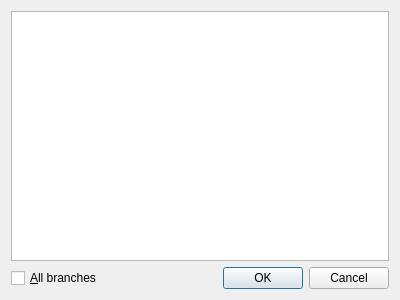
<?xml version="1.0" encoding="UTF-8"?>
<ui version="4.0">
 <class>DeleteBranchDialog</class>
 <widget class="QDialog" name="DeleteBranchDialog">
  <property name="geometry">
   <rect>
    <x>0</x>
    <y>0</y>
    <width>400</width>
    <height>300</height>
   </rect>
  </property>
  <property name="windowTitle">
   <string>Delete Branch</string>
  </property>
  <layout class="QVBoxLayout" name="verticalLayout">
   <item>
    <widget class="QListWidget" name="listWidget"/>
   </item>
   <item>
    <layout class="QHBoxLayout" name="horizontalLayout">
     <item>
      <widget class="QCheckBox" name="checkBox_all_branches">
       <property name="text">
        <string>&amp;All branches</string>
       </property>
      </widget>
     </item>
     <item>
      <spacer name="horizontalSpacer">
       <property name="orientation">
        <enum>Qt::Horizontal</enum>
       </property>
       <property name="sizeHint" stdset="0">
        <size>
         <width>40</width>
         <height>20</height>
        </size>
       </property>
      </spacer>
     </item>
     <item>
      <widget class="QPushButton" name="pushButton">
       <property name="text">
        <string>OK</string>
       </property>
      </widget>
     </item>
     <item>
      <widget class="QPushButton" name="pushButton_2">
       <property name="text">
        <string>Cancel</string>
       </property>
      </widget>
     </item>
    </layout>
   </item>
  </layout>
 </widget>
 <resources/>
 <connections>
  <connection>
   <sender>pushButton</sender>
   <signal>clicked()</signal>
   <receiver>DeleteBranchDialog</receiver>
   <slot>accept()</slot>
   <hints>
    <hint type="sourcelabel">
     <x>279</x>
     <y>277</y>
    </hint>
    <hint type="destinationlabel">
     <x>283</x>
     <y>354</y>
    </hint>
   </hints>
  </connection>
  <connection>
   <sender>pushButton_2</sender>
   <signal>clicked()</signal>
   <receiver>DeleteBranchDialog</receiver>
   <slot>reject()</slot>
   <hints>
    <hint type="sourcelabel">
     <x>352</x>
     <y>280</y>
    </hint>
    <hint type="destinationlabel">
     <x>353</x>
     <y>338</y>
    </hint>
   </hints>
  </connection>
 </connections>
</ui>
